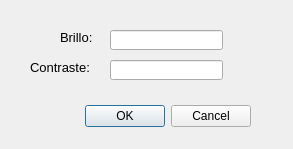
<?xml version="1.0" encoding="UTF-8"?>
<ui version="4.0">
 <class>CambiarBrilloContrasteWindow</class>
 <widget class="QDialog" name="CambiarBrilloContrasteWindow">
  <property name="geometry">
   <rect>
    <x>0</x>
    <y>0</y>
    <width>293</width>
    <height>149</height>
   </rect>
  </property>
  <property name="windowTitle">
   <string>Cambiar brillo y contraste</string>
  </property>
  <widget class="QDialogButtonBox" name="buttonBox">
   <property name="geometry">
    <rect>
     <x>20</x>
     <y>100</y>
     <width>231</width>
     <height>32</height>
    </rect>
   </property>
   <property name="orientation">
    <enum>Qt::Horizontal</enum>
   </property>
   <property name="standardButtons">
    <set>QDialogButtonBox::Cancel|QDialogButtonBox::Ok</set>
   </property>
  </widget>
  <widget class="QLabel" name="label_brillo">
   <property name="geometry">
    <rect>
     <x>60</x>
     <y>30</y>
     <width>57</width>
     <height>15</height>
    </rect>
   </property>
   <property name="text">
    <string>&lt;html&gt;&lt;head/&gt;&lt;body&gt;&lt;p&gt;&lt;span style=&quot; font-size:10pt;&quot;&gt;Brillo:&lt;/span&gt;&lt;/p&gt;&lt;/body&gt;&lt;/html&gt;</string>
   </property>
  </widget>
  <widget class="QLineEdit" name="insert_brillo">
   <property name="geometry">
    <rect>
     <x>110</x>
     <y>30</y>
     <width>113</width>
     <height>20</height>
    </rect>
   </property>
  </widget>
  <widget class="QLineEdit" name="insert_contraste">
   <property name="geometry">
    <rect>
     <x>110</x>
     <y>60</y>
     <width>113</width>
     <height>20</height>
    </rect>
   </property>
  </widget>
  <widget class="QLabel" name="label_contraste">
   <property name="geometry">
    <rect>
     <x>30</x>
     <y>60</y>
     <width>71</width>
     <height>16</height>
    </rect>
   </property>
   <property name="text">
    <string>&lt;html&gt;&lt;head/&gt;&lt;body&gt;&lt;p&gt;&lt;span style=&quot; font-size:10pt;&quot;&gt;Contraste:&lt;/span&gt;&lt;/p&gt;&lt;/body&gt;&lt;/html&gt;</string>
   </property>
  </widget>
 </widget>
 <resources/>
 <connections>
  <connection>
   <sender>buttonBox</sender>
   <signal>accepted()</signal>
   <receiver>CambiarBrilloContrasteWindow</receiver>
   <slot>accept()</slot>
   <hints>
    <hint type="sourcelabel">
     <x>248</x>
     <y>254</y>
    </hint>
    <hint type="destinationlabel">
     <x>157</x>
     <y>274</y>
    </hint>
   </hints>
  </connection>
  <connection>
   <sender>buttonBox</sender>
   <signal>rejected()</signal>
   <receiver>CambiarBrilloContrasteWindow</receiver>
   <slot>reject()</slot>
   <hints>
    <hint type="sourcelabel">
     <x>316</x>
     <y>260</y>
    </hint>
    <hint type="destinationlabel">
     <x>286</x>
     <y>274</y>
    </hint>
   </hints>
  </connection>
 </connections>
</ui>
